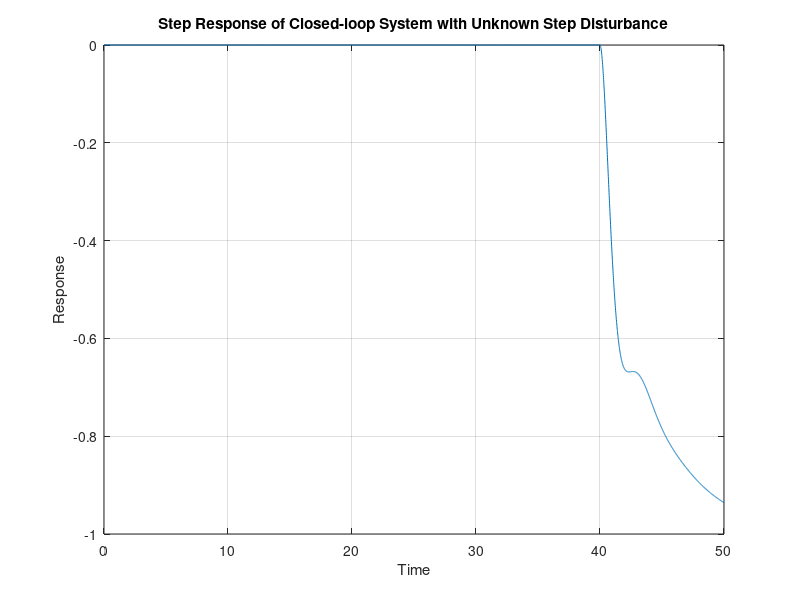

Write the MATLAB code that produced this figure.

Kp = 2;
Ti = 3;
Td = 1;
Ki = Kp / Ti;
Kd = Kp * Td;
num = 1;
den = [1, 3, 4, 2]; % Transfer function denominator coefficients
G = tf(num, den);

C_PID = pid(Kp, Ki, Kd);

G_closed = feedback(series(C_PID, G), 1);

t_disturbance = 40; % Time when disturbance occurs
disturbance_amplitude = -1; % Magnitude of the disturbance

t = 0:0.01:50; % Time vector for simulation
disturbance = disturbance_amplitude * (t >= t_disturbance); % Step disturbance at t_disturbance

[y, ~, x] = lsim(G_closed, disturbance, t);

figure;
plot(t, y);
title('Step Response of Closed-loop System with Unknown Step Disturbance');
xlabel('Time');
ylabel('Response');
grid on;
